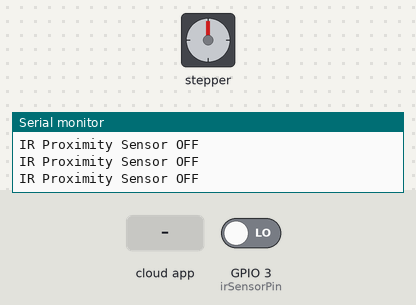
Recording of a sketch running on a simulated ESP8266 (NodeMCU). Parts: stepper motor, the last lines printed to the serial monitor. Wiring (inferred from the names in the program): stepper motor driver (200 steps per turn assumed): step GPIO 2; direction GPIO 0; enable GPIO 1. Inputs (shaded band) come from the test bench; at power-on: GPIO 3 (irSensorPin) LOW. WiFi joins after 1.5 s; servers stay silent unless stated.

Above: at 2.7 s.
2.8 s: the phone or cloud app sets CURTAIN to 0
At 3.46 s:
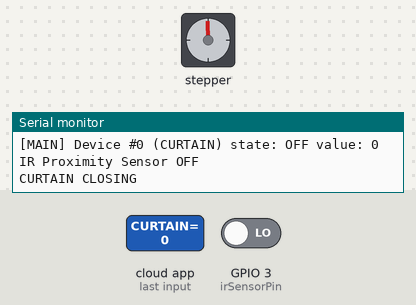
At 4.06 s:
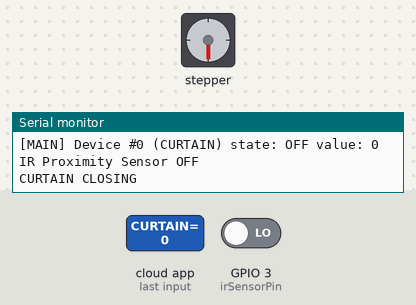
5.8 s: the phone or cloud app sets CURTAIN to 0
At 6.16 s:
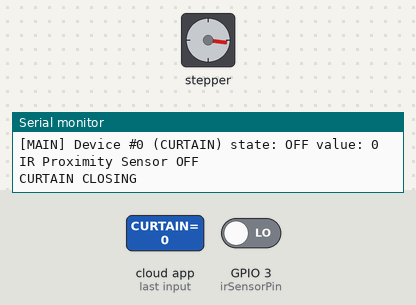
Timing chart, 0 to 14.8 s (numbered marks = the images above; inputs shaded):
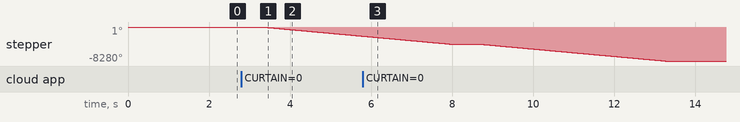

The sketch:

smarthome-alexa-esp01-curtain.ino
```cpp
#include <Arduino.h>
#ifdef ESP32
#include <WiFi.h>
#else
#include <ESP8266WiFi.h>
#endif
#include "fauxmoESP.h"
#include <ESP8266HTTPClient.h>
#include <WiFiClientSecure.h>

// -------------------------------CONFIGURATIONS--------------------------------
#define WIFI_SSID "XXX"
#define WIFI_PASS "YYY"
const String DROID_ID = "ZZZ";
#define SERIAL_BAUDRATE 115200
#define CURTAIN "CURTAIN"       //"SIDE CURTAIN", "BACK CURTAIN", "BED CURTAIN"
String CURTAINKEY = "Curtain";  //"SideCurtain", "BackCurtain", "BedCurtain"
const int step = 2, dir = 0, Enable = 1, irSensorPin = 3;
const int ROTATION_LOOPS = 2300;  //1875 for Side curtain, 2300 for back curtain, 16000 for bed curtain
// -----------------------------------------------------------------------------


// -------------------------------DONT TOUCH------------------------------------
fauxmoESP fauxmo;
volatile boolean takeActionToSwitchOnCurtain, takeActionToSwitchOffCurtain;
volatile int curtainValue = 255;
volatile boolean expected_isCurtainOpen;
String lastSentMessage;
// -----------------------------------------------------------------------------

void setup() {

  // Init serial port and clean garbage
  //Serial.begin(SERIAL_BAUDRATE); Serial.println(); Serial.println();

  // PINS
  pinMode(dir, OUTPUT);     // Stepper Motor Dir
  pinMode(step, OUTPUT);    // Stepper Motor Step
  pinMode(Enable, OUTPUT);  // Stepper Motor Enable
  pinMode(irSensorPin, INPUT);
  digitalWrite(Enable, HIGH);  //Disable Stepper Motor

  // Wifi
  wifiSetup();

  // fauxmo
  fauxmoSetup();

  // load the expected status
  expected_isCurtainOpen = isCurtainOpen();
}

void loop() {
  fauxmoLoop();
  checkAndTakeAction();
  checkForChangeAndSendToAlexa();
}

void wifiSetup() {

  // Set WIFI module to STA mode
  WiFi.mode(WIFI_STA);

  // Connect
  Serial.printf("[WIFI] Connecting to %s ", WIFI_SSID);
  WiFi.begin(WIFI_SSID, WIFI_PASS);

  // Wait
  while (WiFi.status() != WL_CONNECTED) {
    Serial.print(".");
    delay(100);
  }
  Serial.println();

  // Connected!
  Serial.printf("[WIFI] STATION Mode, SSID: %s, IP address: %s\n", WiFi.SSID().c_str(), WiFi.localIP().toString().c_str());
}

void sendSensorValueToAlexa(String name, String reading) {
  WiFiClientSecure client;
  client.setInsecure();
  HTTPClient https;
  String fullUrl = "https://home-automation.vadrin.com/droid/" + DROID_ID + "/upsert/intent/" + name + "/reading/" + reading;
  Serial.println("Requesting " + fullUrl);
  if (https.begin(client, fullUrl)) {
    int httpCode = https.GET();
    Serial.println("============== Response code: " + String(httpCode));
    if (httpCode > 0) {
      Serial.println(https.getString());
    }
    https.end();
  } else {
    Serial.printf("[HTTPS] Unable to connect\n");
  }
}

void openCurtain() {
  if (isCurtainOpen())
    return;
  Serial.println("CURTAIN OPENING");
  // Put the motor in forward:
  delay(500);                 // delay for Controller startup
  digitalWrite(dir, HIGH);    // Turn MOTOR FORWARD / OPEN CURTAIN
  digitalWrite(Enable, LOW);  // Enable Stepper Motor

  for (double i = 0; i < ROTATION_LOOPS; i++)  //6600 steps in one direction
  {
    digitalWrite(step, HIGH);
    delay(1);
    digitalWrite(step, LOW);
    delay(1);
  }
  digitalWrite(Enable, HIGH);  //Disable Stepper Motor
}

void closeCurtain() {
  if (!isCurtainOpen())
    return;
  Serial.println("CURTAIN CLOSING");
  // Put the motor in reverse:
  delay(500);                 // delay for Controller startup
  digitalWrite(dir, LOW);     // Turn MOTOR REVBERSE / CLOSE CURTAIN
  digitalWrite(Enable, LOW);  // Enable Stepper Motor

  for (double i = 0; i < ROTATION_LOOPS; i++)  //6400 steps in one direction
  {
    digitalWrite(step, HIGH);
    delay(1);
    //delayMicroseconds(1000);
    digitalWrite(step, LOW);
    delay(1);
    //delayMicroseconds(1000);
  }
  digitalWrite(Enable, HIGH);  //Disable Stepper Motor
}

boolean isCurtainOpen() {
  int sensorValue = digitalRead(irSensorPin);
  if (sensorValue == HIGH) {
    Serial.println("IR Proximity Sensor ON");
    return false;
  } else {
    Serial.println("IR Proximity Sensor OFF");
    return true;
  }
}

void fauxmoSetup() {
  // By default, fauxmoESP creates it's own webserver on the defined port
  // The TCP port must be 80 for gen3 devices (default is 1901)
  // This has to be done before the call to enable()
  fauxmo.createServer(true);  // not needed, this is the default value
  fauxmo.setPort(80);         // This is required for gen3 devices

  // You have to call enable(true) once you have a WiFi connection
  // You can enable or disable the library at any moment
  // Disabling it will prevent the devices from being discovered and switched
  fauxmo.enable(true);

  // You can use different ways to invoke alexa to modify the devices state:
  // "Alexa, turn yellow lamp on"
  // "Alexa, turn on yellow lamp
  // "Alexa, set yellow lamp to fifty" (50 means 50% of brightness, note, this example does not use this functionality)

  // Add virtual devices
  fauxmo.addDevice(CURTAIN);

  fauxmo.onSetState([](unsigned char device_id, const char* device_name, bool state, unsigned char value) {
    // Callback when a command from Alexa is received.
    // You can use device_id or device_name to choose the element to perform an action onto (relay, LED,...)
    // State is a boolean (ON/OFF) and value a number from 0 to 255 (if you say "set kitchen light to 50%" you will receive a 128 here).
    // Just remember not to delay too much here, this is a callback, exit as soon as possible.
    // If you have to do something more involved here set a flag and process it in your main loop.

    Serial.printf("[MAIN] Device #%d (%s) state: %s value: %d\n", device_id, device_name, state ? "ON" : "OFF", value);

    // Checking for device_id is simpler if you are certain about the order they are loaded and it does not change.
    // Otherwise comparing the device_name is safer.

    if (strcmp(device_name, CURTAIN) == 0) {
      if (state == HIGH) {
        takeActionToSwitchOnCurtain = true;
      } else {
        takeActionToSwitchOffCurtain = true;
      }
      curtainValue = (int)value;
    }
  });
}

void fauxmoLoop() {
  // fauxmoESP uses an async TCP server but a sync UDP server
  // Therefore, we have to manually poll for UDP packets
  fauxmo.handle();

  // This is a sample code to output free heap every 5 seconds
  // This is a cheap way to detect memory leaks
  static unsigned long last = millis();
  if (millis() - last > 5000) {
    last = millis();
    Serial.printf("[MAIN] Free heap: %d bytes\n", ESP.getFreeHeap());
  }
}

void checkForChangeAndSendToAlexa() {
  String meessageToSend;
  if (expected_isCurtainOpen == isCurtainOpen()) {
    meessageToSend = isCurtainOpen() ? "open" : "closed";
  } else {
    meessageToSend = isCurtainOpen() ? "open%2C%20error" : "closed%2C%20error";
  }

  if (!areStringsEqual(meessageToSend, lastSentMessage)) {
    // There was a change in the curtain status. Lets send it across to cloud and alexa
    // If your device state is changed by any other means (MQTT, physical button,...)
    // you can instruct the library to report the new state to Alexa on next request:
    //fauxmo.setState(CURTAIN, isCurtainOpen ? true : false, curtainValue);
    sendSensorValueToAlexa(CURTAINKEY, meessageToSend);
    lastSentMessage = meessageToSend;
  }
}

boolean areStringsEqual(const String str1, const String str2) {
  // Convert String objects to char arrays for strcmp
  char charArray1[str1.length() + 1];
  char charArray2[str2.length() + 1];
  str1.toCharArray(charArray1, sizeof(charArray1));
  str2.toCharArray(charArray2, sizeof(charArray2));

  // Compare strings
  return strcmp(charArray1, charArray2) == 0;
}

void checkAndTakeAction() {
  if (takeActionToSwitchOnCurtain) {
    expected_isCurtainOpen = true;
    openCurtain();
    takeActionToSwitchOnCurtain = false;
  }

  if (takeActionToSwitchOffCurtain) {
    expected_isCurtainOpen = false;
    closeCurtain();
    takeActionToSwitchOffCurtain = false;
  }
}
```

Measured:
- after the input at 2.8 s, stepper: keeps turning counter-clockwise at about 897°/s, starting after 0.51 s
